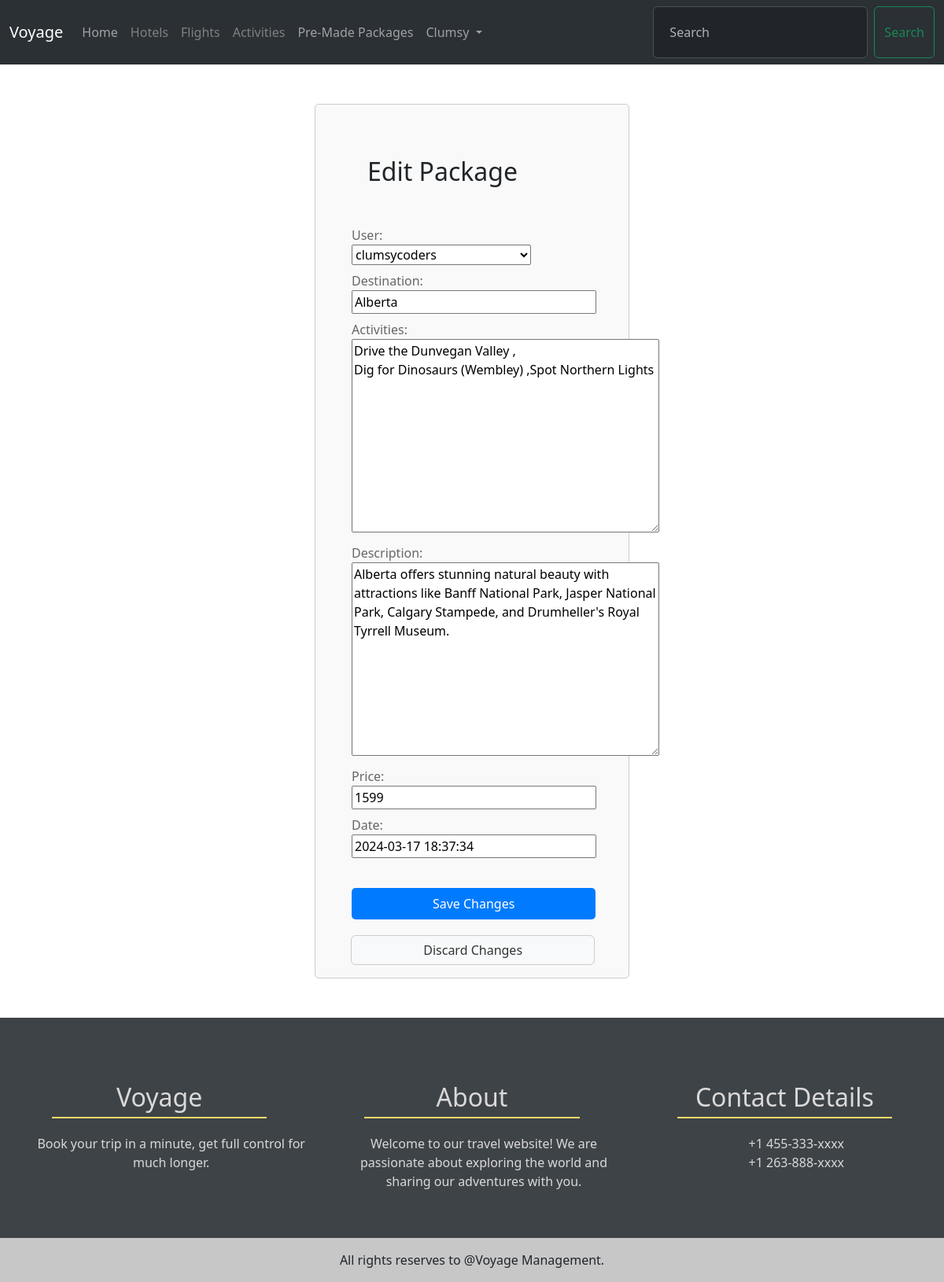
Page /package/1/edit/ (signed in) on the committed database.
### management/package/models.py (models this page shows, shortened)
class Package(models.Model):
    user= models.ForeignKey(User, on_delete=models.CASCADE ,default=None)
    destination = models.CharField(max_length=100)
    activities = models.TextField(max_length=250, default=None)
    description= models.TextField(max_length=250,default=None)
    price= models.IntegerField(default=None)
    date= models.DateTimeField(default=datetime.now)

### management/user_profile/views.py (the view)
# urls.py: path('package/<int:pk>/edit/', package_update, name='package_update'),
@login_required
@user_passes_test(is_staff_or_agent)
def package_update(request, pk):
    package = get_object_or_404(Package, pk=pk)
    if request.method == 'POST':
        form = PackageForm(request.POST, instance=package)
        if form.is_valid():
            form.save()
            return redirect('all_packages')
    else:
        form = PackageForm(instance=package)
    return render(request, 'user_profile/agent/package_edit_form.html', {'form': form})

### management/package/forms.py
class PackageForm(forms.ModelForm):
    class Meta:
        model = Package
        fields = '__all__'

### management/user_profile/views.py (called while the page is built)
def is_staff_or_agent(user):
    return user.is_staff or user.groups.filter(name='AgentGroup').exists()

### templates/user_profile/agent/package_edit_form.html (shortened to what this page needs)
{% extends 'base.html' %}
{% load static %}
{% block css %}
    <link rel="stylesheet" href="{% static 'css/styles.css' %}">
{% endblock %}
{% block content %}
    <div class="edit_container">
        <h2 style="border: none; text-align: justify">Edit Package</h2>
        <form method="post" style="margin-right: 25px">
            {{ form.as_p }}
            <button type="submit" class="save-btn">Save Changes</button>
            <a href="{% url 'all_packages' %}" class="btn discard-btn">Discard Changes</a>
        </form>
    </div>
{% endblock %}

### templates/base.html (shortened to what this page needs)
<!doctype html>
<html lang="en">
<head>
    <link href="https://cdn.jsdelivr.net/npm/bootstrap@5.3.2/dist/css/bootstrap.min.css" rel="stylesheet"
>
    <link rel="stylesheet" href="https://use.fontawesome.com/releases/v5.15.4/css/all.css">
    {% block css %}
        {% load static %}
    {% endblock %}
</head>
<body class="d-flex flex-column min-vh-100">
<nav class="navbar navbar-expand-lg bg-body-tertiary " data-bs-theme="dark">
    <div class="container-fluid">
        <a class="navbar-brand" href="/">Voyage</a>
        <div class="collapse navbar-collapse" id="navbarSupportedContent">
            <ul class="navbar-nav me-auto mb-0.5 mb-lg-0">
                <li class="nav-item">
                    <a class="nav-link {% if request.path == '/' %}active{% endif %}" aria-current="page"
                       href="/">Home</a>
                </li>
                 <li class="nav-item">
                   <a class="nav-link{%if request.resolver_match.url_name == 'hotels_list' %}active{% endif %}"
                         href="{% url 'hotels_list' %}" style="color:grey;">Hotels</a>
        <li>
            <li class="nav-item">
                <a class="nav-link {% if request.resolver_match.url_name == 'flights_list' %}active{% endif %}"
                   href="{% url 'flights_list' %}" style="color:grey;">Flights</a>
        </li>
                 <li class="nav-item">
                   <a class="nav-link{%if request.resolver_match.url_name == 'activity_list' %}active{% endif %}"
                         href="{% url 'activity_list' %}" style="color:grey;">Activities</a>
        <li>
                <li class="nav-item">
                    <a class="nav-link {% if request.resolver_match.url_name == '/package_list/' %}active{% endif %}" href="{% url 'package_list' %}"> Pre-Made Packages</a>
                </li>
                <li class="nav-item dropdown">
                    {% if user.is_authenticated %}
                        <a class="nav-link dropdown-toggle" href="#" role="button" data-bs-toggle="dropdown"
                           aria-expanded="false">
                            {{ user.first_name }}
                        </a>
                    {% endif %}
                </li>
            </ul>
            <form class="d-flex" action="{% url 'search_results' %}" method="GET">
                <input class="form-control me-2" type="search" name="q" placeholder="Search" aria-label="Search">
                <button class="btn btn-outline-success" type="submit">Search</button>
            </form>
        </div>
    </div>
</nav>
<main class="flex-shrink-0">
    {% block content %}
    {% endblock %}
</main>
</body>
<footer class="mt-auto bg-light text-center text-lg-start mt-4">
    <div class="text-center p-3" style="background-color: rgba(43,48,53,0.9); height: 280px;">
        <div class="row">
            <div class="col-lg-4 col-md-6 mt-3">
                <h2 style="color: #dad9d9; border: none; border-bottom: 2px solid #ffd966;">Voyage</h2>
                <p>Book your trip in a minute, get full control for much longer.</p>
            </div>
            <div class="col-lg-4 col-md-6 mt-3">
                <h2 style="color: #dad9d9; border: none; border-bottom: 2px solid #ffd966;">About</h2>
                <p>Welcome to our travel website! We are passionate about exploring the world and sharing our adventures
                    with you.</p>
            </div>
            <div class="col-lg-4 col-md-12 mt-3">
                <h2 style="color: #dad9d9; border: none; border-bottom: 2px solid #ffd966;">Contact Details</h2>
                <p>+1 455-333-xxxx<br>+1 263-888-xxxx</p>
            </div>
        </div>
    </div>
<div class="text-center p-3" style="background-color: rgba(0,0,0,.2);" >
        All rights reserves to @Voyage Management.
    </div>
</footer>
</html>

### static/css/styles.css (style rules this page uses)
.form-control { display: flex; flex-direction: column; align-items: center; justify-content: center; width: 90%; max-width: 500px; margin: auto; padding: 20px; }
label, input { width: 100%; }
h2 { margin: 50px; border: solid; border-color: #0056b3; }
.description, p { margin-left: 30px; color: #666; }
dl, ol, ul { margin-top: 0; margin-bottom: 1.2rem; }
ol, ul { padding-left: 3rem; }
a { text-decoration: none; font-size: larger; }
footer { margin-top: auto; }
footer h2 { padding-bottom: 5px; margin-bottom: 20px; text-align: center; border-bottom: 2px solid #ffd966; }
footer p { color: #dad9d9; margin-top: 15px; text-align: center; }
footer .col-lg-4:last-child { text-align: right; }
html, body { height: 100%; }
body { display: flex; flex-direction: column; }
main { flex: 1; }

### templates/user_profile/agent/package_edit_form.html (style rules this page uses)
.edit_container { max-width: 400px; margin: 50px auto; padding: 1em; border: 1px solid #ccc; border-radius: 5px; background-color: #f9f9f9; }
form p { margin-bottom: 0.5em; }
.save-btn { padding: 0.5em 1em; font-size: 1rem; color: #fff; background-color: #007bff; border: none; border-radius: 5px; cursor: pointer; margin-right: 30px; margin-left: 30px; margin-top: 30px; margin-bottom: 20px; width: 91%; }
.discard-btn { color: #333; width: 91%; margin-left: 29px; background-color: #f8f9fa; border: 1px solid #ccc; }

### rows in the picture
Package: user "clumsycoders", destination "Alberta", activities "Drive the Dunvegan Valley , Dig for Dinosaurs (Wembley) ,Spot Northern Lights", description "Alberta offers stunning natural beauty with attractions like Banff National Park, Jasper National Park, Calgary Stampede, and Drumheller's Royal Tyrrell Museum.", price "1599", date "2024-03-17 18:37:34"

### other values in the picture
{{ user.first_name }} "Clumsy"
